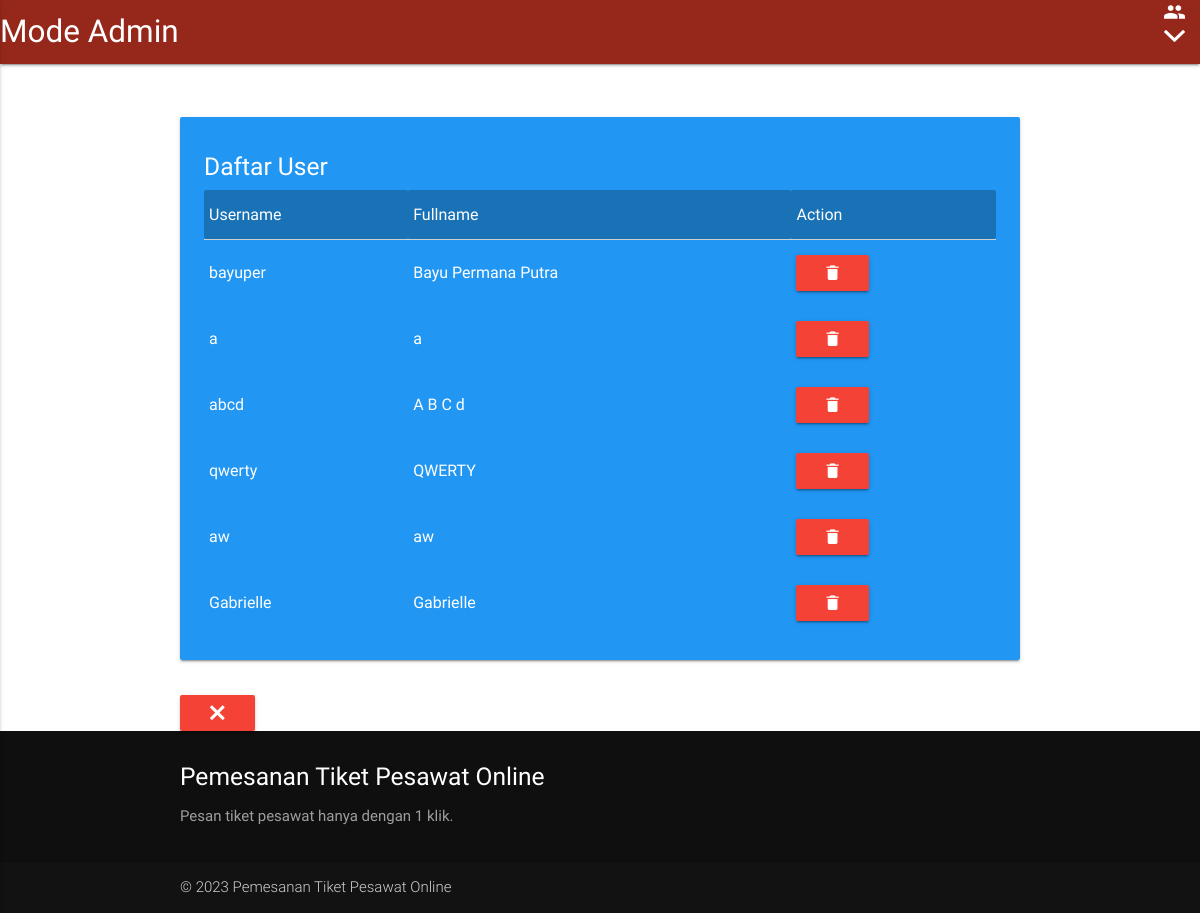
The app's page /admin/user.php (signed in) with its own data.
### tables this page shows
CREATE TABLE `user` (
  `id_user` int(11) NOT NULL,
  `username` text NOT NULL,
  `password` text NOT NULL,
  `fullname` text NOT NULL
);

### admin/user.php (the view, shortened to what this page needs)
<html>
<head>
    <link rel="stylesheet" href="../css/materialize.min.css">
    <link rel="stylesheet" href="../css/ionicons.min.css">
</head>
<body>
    <?php include "nav.php"; ?>
    <div class="container">
        <div class="row">
            <div class="col s12">
                <br />
                <br />
                <div class="card-panel white-text blue">
                    <h5>Daftar User</h5>
                    <table>
                        <thead style="background-color: rgba(0, 0, 0, 0.25);" class="white-text">
                            <tr>
                                <td>Username</td>
                                <td>Fullname</td>
                                <td>Action</td>
                            </tr>
                        </thead>
                        <tbody class="white-text">
                            <?php include "koneksi.php";
                            $sql = mysqli_query($conn, 'select * from user ');
                            while ($dtt = mysqli_fetch_array($sql)) {
                            ?>
                                <tr>
                                    <td>
                                        <?= $dtt['username']; ?>
                                    </td>
                                    <td>
                                        <?= $dtt['fullname']; ?>
                                    </td>
                                    <td>
                                        <a href="user_d.php?id=<?= $dtt['id_user']; ?>" onclick="return confirm('Admin Yakin ingin menghapusnya?');"><button class="btn waves-effect red white-text"><i class="ion-android-delete"></i></button></a>
                                    </td>
                                </tr>
                            <?php } ?>
                        </tbody>
                    </table>
                </div>
            </div>
        </div>
        <a href="index.php" onclick="window.close();"><button class="btn waves-effect red"><i class="ion-close"></i></button></a>
    </div>
    <?php include "footer.php"; ?>
</body>
</html>

### records on screen
user: username "bayuper", fullname "Bayu Permana Putra"
user: username "a", fullname "a"
user: username "abcd", fullname "A B C d"
user: username "qwerty", fullname "QWERTY"
user: username "aw", fullname "aw"
user: username "Gabrielle", fullname "Gabrielle"
